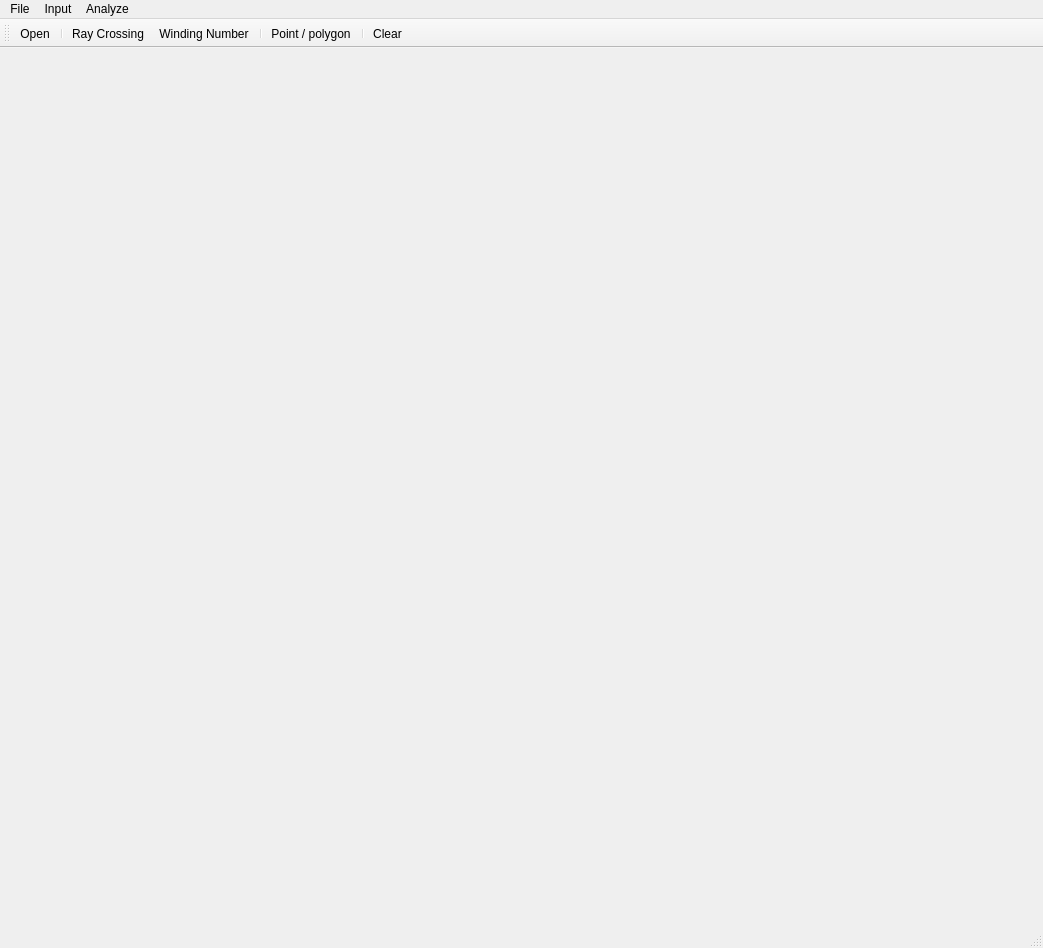
<?xml version="1.0" encoding="UTF-8"?>
<ui version="4.0">
 <class>MainForm</class>
 <widget class="QMainWindow" name="MainForm">
  <property name="geometry">
   <rect>
    <x>0</x>
    <y>0</y>
    <width>1043</width>
    <height>948</height>
   </rect>
  </property>
  <property name="windowTitle">
   <string>Analyze point and polygon positiom</string>
  </property>
  <widget class="QWidget" name="centralwidget"/>
  <widget class="QMenuBar" name="menubar">
   <property name="geometry">
    <rect>
     <x>0</x>
     <y>0</y>
     <width>1043</width>
     <height>33</height>
    </rect>
   </property>
   <widget class="QMenu" name="menuFile">
    <property name="title">
     <string>File</string>
    </property>
    <addaction name="actionOpen"/>
    <addaction name="separator"/>
    <addaction name="actionExit"/>
   </widget>
   <widget class="QMenu" name="menuInput">
    <property name="title">
     <string>Input</string>
    </property>
    <addaction name="actionPoint_polygon"/>
    <addaction name="separator"/>
    <addaction name="actionClear"/>
   </widget>
   <widget class="QMenu" name="menuAnalyze">
    <property name="title">
     <string>Analyze</string>
    </property>
    <addaction name="actionRay_Crossing"/>
    <addaction name="actionWinding_Number"/>
   </widget>
   <addaction name="menuFile"/>
   <addaction name="menuInput"/>
   <addaction name="menuAnalyze"/>
  </widget>
  <widget class="QStatusBar" name="statusbar"/>
  <widget class="QToolBar" name="toolBar">
   <property name="windowTitle">
    <string>toolBar</string>
   </property>
   <attribute name="toolBarArea">
    <enum>TopToolBarArea</enum>
   </attribute>
   <attribute name="toolBarBreak">
    <bool>false</bool>
   </attribute>
   <addaction name="actionOpen"/>
   <addaction name="separator"/>
   <addaction name="actionRay_Crossing"/>
   <addaction name="actionWinding_Number"/>
   <addaction name="separator"/>
   <addaction name="actionPoint_polygon"/>
   <addaction name="separator"/>
   <addaction name="actionClear"/>
  </widget>
  <action name="actionOpen">
   <property name="icon">
    <iconset resource="icons.qrc">
     <normaloff>:/images/icons/open_file.png</normaloff>:/images/icons/open_file.png</iconset>
   </property>
   <property name="text">
    <string>Open</string>
   </property>
   <property name="toolTip">
    <string>Open file</string>
   </property>
  </action>
  <action name="actionExit">
   <property name="icon">
    <iconset resource="icons.qrc">
     <normaloff>:/images/icons/exit.png</normaloff>:/images/icons/exit.png</iconset>
   </property>
   <property name="text">
    <string>Exit</string>
   </property>
   <property name="toolTip">
    <string>Close application</string>
   </property>
  </action>
  <action name="actionPoint_polygon">
   <property name="checkable">
    <bool>true</bool>
   </property>
   <property name="icon">
    <iconset resource="icons.qrc">
     <normaloff>:/images/icons/pointpol.png</normaloff>:/images/icons/pointpol.png</iconset>
   </property>
   <property name="text">
    <string>Point / polygon</string>
   </property>
   <property name="toolTip">
    <string>Switch point / polygon input</string>
   </property>
  </action>
  <action name="actionClear">
   <property name="icon">
    <iconset resource="icons.qrc">
     <normaloff>:/images/icons/clear.png</normaloff>:/images/icons/clear.png</iconset>
   </property>
   <property name="text">
    <string>Clear</string>
   </property>
   <property name="toolTip">
    <string>Clear data</string>
   </property>
  </action>
  <action name="actionRay_Crossing">
   <property name="icon">
    <iconset resource="icons.qrc">
     <normaloff>:/images/icons/ray.png</normaloff>:/images/icons/ray.png</iconset>
   </property>
   <property name="text">
    <string>Ray Crossing</string>
   </property>
   <property name="toolTip">
    <string>Analyze point and polygon position using Ray Crossing algorithm</string>
   </property>
  </action>
  <action name="actionWinding_Number">
   <property name="icon">
    <iconset resource="icons.qrc">
     <normaloff>:/images/icons/winding.png</normaloff>:/images/icons/winding.png</iconset>
   </property>
   <property name="text">
    <string>Winding Number</string>
   </property>
   <property name="toolTip">
    <string>Analyze point and polygon position using Winding Number algorithm</string>
   </property>
  </action>
 </widget>
 <resources>
  <include location="icons.qrc"/>
 </resources>
 <connections/>
</ui>
